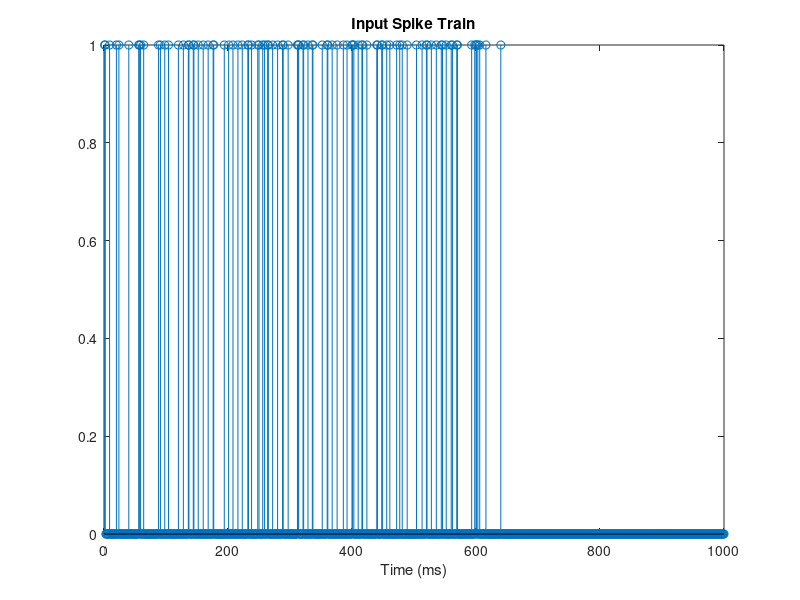

Source code (MATLAB):
% Define parameters
K = 8;                  % number of phases in a period
T_period = 10;        % duration of a period (in ms)
T_step = 1;             % time step (in ms)
I_input = 255/255;          % input current (normalized)

% Calculate spike weights
weights = 2.^(-1:-1:-K); % weight of each phase
n_steps = K*T_period/T_step; % number of time steps in a period
t_steps = (0:n_steps-1)*T_step; % time steps in a period
spike_weights = repmat(weights, 1, n_steps); % spike weight for each time step
spike_weights = circshift(spike_weights, [0, mod(-1, K)]); % shift weights to start at phase 1

% Convert input pixel value into spike train
if I_input > 0
    spike_train = zeros(1, 1000);
    spike_train(1) = 1; % spike at first time step
    for i = 2:1:K*n_steps
        % calculate current phase and spike weight
        phasee = mod(floor((i-1)/n_steps), K) + 1;
        weight = spike_weights(i - n_steps*(phasee-1));
        %disp(weight)
        % generate spike with weighted amplitude
        I_spike = I_input*weight;
        if rand(1,1) < I_spike*T_step
            spike_train(i) = 1;
        end
    end
else
    spike_train = zeros(1, K*n_steps); % no spikes if input current is zero
end

% Determine spike timings
spike_timings = find(spike_train)*T_step;

% Plot spike train
figure;
%plot(spike_timings, ones(size(spike_timings)), '.', 'MarkerSize', 10);
stem(spike_train)

xlabel('Time (ms)');
title('Input Spike Train');

